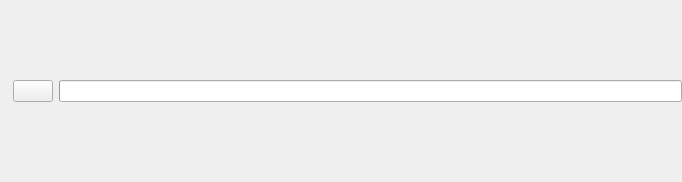
<?xml version="1.0" encoding="UTF-8"?>
<ui version="4.0">
 <class>ProgressBar</class>
 <widget class="QWidget" name="ProgressBar">
  <property name="geometry">
   <rect>
    <x>0</x>
    <y>0</y>
    <width>682</width>
    <height>182</height>
   </rect>
  </property>
  <layout class="QHBoxLayout" name="horizontal_layout">
   <property name="leftMargin">
    <number>0</number>
   </property>
   <property name="topMargin">
    <number>0</number>
   </property>
   <property name="rightMargin">
    <number>0</number>
   </property>
   <property name="bottomMargin">
    <number>0</number>
   </property>
   <item>
    <widget class="QLabel" name="task_label">
     <property name="text">
      <string/>
     </property>
    </widget>
   </item>
   <item>
    <widget class="QPushButton" name="cancel_button">
     <property name="toolTip">
      <string>Cancel</string>
     </property>
     <property name="icon">
      <iconset theme="dialog-cancel"/>
     </property>
    </widget>
   </item>
   <item>
    <widget class="QProgressBar" name="progress_bar"/>
   </item>
  </layout>
 </widget>
 <resources/>
 <connections>
  <connection>
   <sender>cancel_button</sender>
   <signal>clicked(bool)</signal>
   <receiver>cancel_button</receiver>
   <slot>setEnabled(bool)</slot>
  </connection>
 </connections>
</ui>
